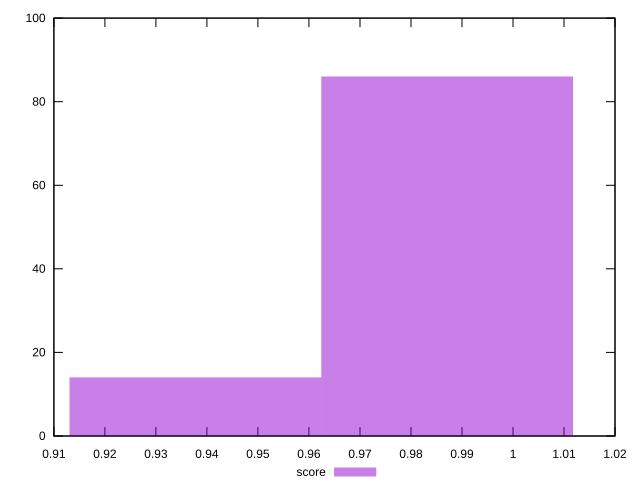

Write gnuplot code to recreate this figure.
reset
set terminal svg size 640, 490 enhanced background rgb 'white'
set output "report_00007_2020-12-11T15:55:29.892Z/first-contentful-paint/samples/pages+cached+noexternal+nofonts+nosvg+noimg/score/histogram.svg"

$score <<EOF
0.9936667145293644 78
0.9274222668940734 14
0.9605444907117189 8
EOF

set key outside below
set boxwidth 0.03312222381764548
set yrange [0:100]
set style fill transparent solid 0.5 noborder

plot \
  $score title "score" with boxes, \


reset
